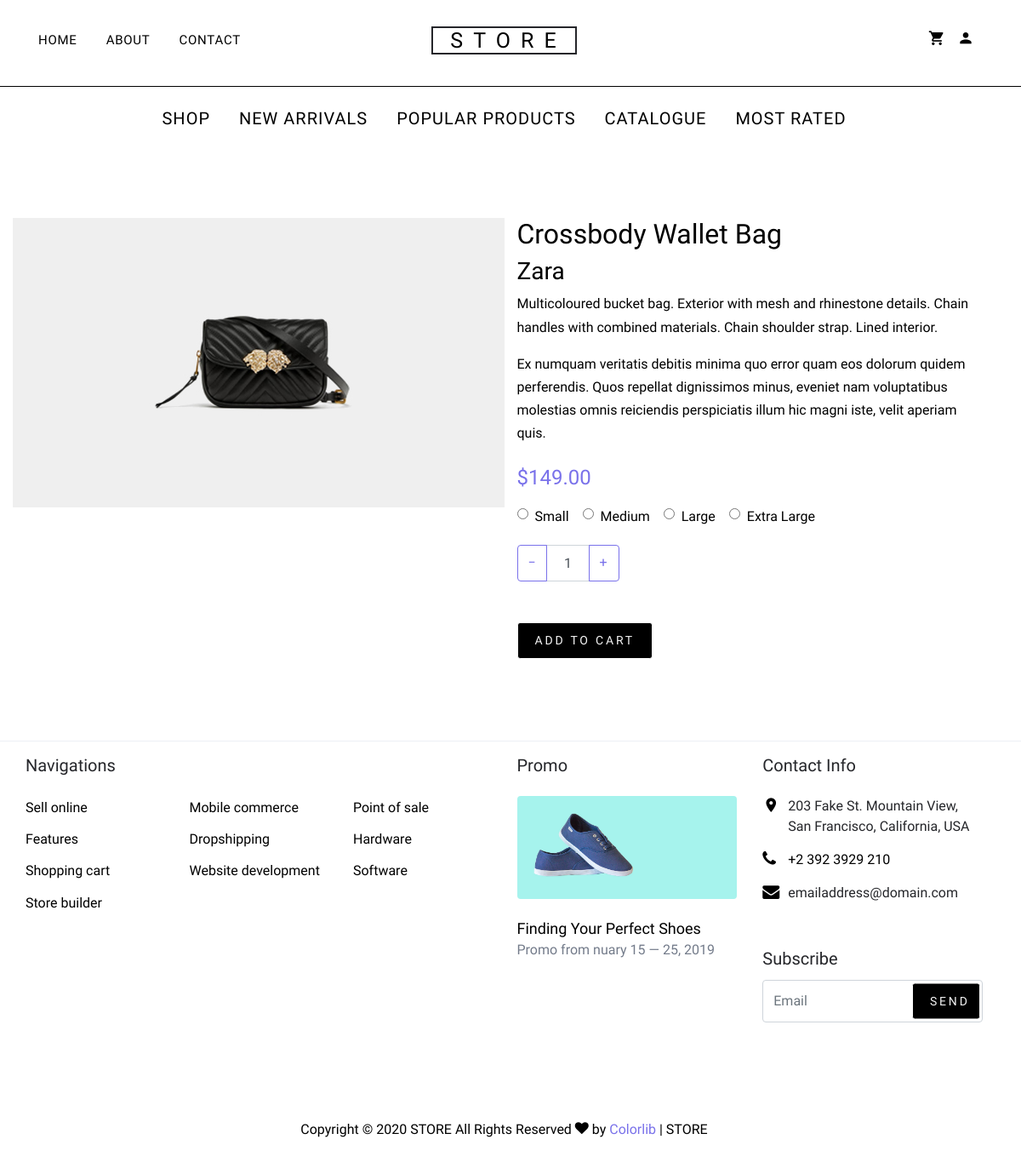
The page /products/1/ on the database its author committed.
### products/models.py (models this page shows, shortened)
class Product(models.Model):
    brand = models.CharField(max_length=100)
    title = models.CharField(max_length=100)
    description = models.TextField(max_length=500, blank=True, null=True)
    price = models.PositiveIntegerField()
    created_at = models.DateTimeField(default=datetime.now(), blank=True)
    image = models.ImageField(upload_to='products/', null=True)

### products/views.py (the view)
# urls.py: path('products/<int:pk>/', product_details, name='product_details'),
def product_details(request, pk):
    product = get_object_or_404(Product, pk=pk)
    return render(request, 'products/product-details.html',
                  {'product': product})

### templates/products/product-details.html (shortened to what this page needs)
{% extends "base.html" %}
{% block content %}
<div class="site-section">
    <div class="container">
        <div class="row">
            <div class="image col-md-6">
                <img src="{{product.image.url}}" alt="Image" class="img-fluid">
            </div>
            <div class="col-md-6">
                <h2 class="text-black">{{product.title | capfirst }}</h2>
                <h3 class="brand">{{product.brand | capfirst }}</h3>
                <p>{{product.description}}</p>
                <p class="mb-4">Ex numquam veritatis debitis minima quo error quam eos dolorum quidem perferendis. Quos
                    repellat dignissimos minus, eveniet nam voluptatibus molestias omnis reiciendis perspiciatis illum
                    hic magni iste, velit aperiam quis.</p>
                <p><strong class="text-primary h4">${{product.price | floatformat:2 }}</strong></p>
                <div class="mb-1 d-flex">
                    <label for="option-sm" class="d-flex mr-3 mb-3">
                        <span class="d-inline-block mr-2" style="top:-2px; position: relative;"><input type="radio"
                                id="option-sm" name="shop-sizes"></span> <span
                            class="d-inline-block text-black">Small</span>
                    </label>
                    <label for="option-md" class="d-flex mr-3 mb-3">
                        <span class="d-inline-block mr-2" style="top:-2px; position: relative;"><input type="radio"
                                id="option-md" name="shop-sizes"></span> <span
                            class="d-inline-block text-black">Medium</span>
                    </label>
                    <label for="option-lg" class="d-flex mr-3 mb-3">
                        <span class="d-inline-block mr-2" style="top:-2px; position: relative;"><input type="radio"
                                id="option-lg" name="shop-sizes"></span> <span
                            class="d-inline-block text-black">Large</span>
                    </label>
                    <label for="option-xl" class="d-flex mr-3 mb-3">
                        <span class="d-inline-block mr-2" style="top:-2px; position: relative;"><input type="radio"
                                id="option-xl" name="shop-sizes"></span> <span class="d-inline-block text-black"> Extra
                            Large</span>
                    </label>
                </div>
                <div class="mb-5">
                    <div class="input-group mb-3" style="max-width: 120px;">
                        <div class="input-group-prepend">
                            <button class="btn btn-outline-primary js-btn-minus" type="button">&minus;</button>
                        </div>
                        <input type="text" class="form-control text-center" value="1" placeholder=""
                            aria-label="Example text with button addon" aria-describedby="button-addon1">
                        <div class="input-group-append">
                            <button class="btn btn-outline-primary js-btn-plus" type="button">&plus;</button>
                        </div>
                    </div>
                </div>
                <p><a href="{% url 'add_to_cart' product_id=product.id %}" class="buy-now btn btn-sm btn-primary">Add To
                        Cart</a></p>
            </div>
        </div>
    </div>
</div>
{% endblock %}

### static/css/style.css (style rules this page uses)
body { line-height: 1.7; color: #25262a; font-weight: 300; font-size: 16px; color: black !important; }
a { -webkit-transition: .3s all ease; -o-transition: .3s all ease; transition: .3s all ease; color: black !important; }
.text-black { color: #000; }
.btn { text-transform: uppercase; position: relative; -webkit-transition: 0.2s all ease-in-out !important; -o-transition: 0.2s all ease-in-out !important; transition: 0.2s all ease-in-out !important; top: 0; letter-spacing: .05em; }
.btn.btn-sm { font-size: 14px !important; padding: 10px 20px !important; background-color: #000; border-color: #fff; color: whitesmoke !important; }
.btn.btn-primary { font-size: 17px; font-weight: 300; letter-spacing: .2em; color: whitesmoke; }
.form-control { height: 43px; }
.site-section { padding: 2.5em 0; }
@media (min-width: 768px) { .site-section { padding: 5em 0; } }
.container { width: 100%; padding-right: 15px; padding-left: 0px; margin-right: auto; margin-left: auto; }
main .site-section .row .image { background-color: #efefef; text-align: center; height: 340px; width: 479px; }

### rows shown on the page
Product: image (picture), title "Crossbody Wallet Bag", brand "Zara", description "Multicoloured bucket bag. Exterior with mesh and rhinestone details. Chain handles with combined materials. Chain shoulder strap. Lined interior.", price "149.00"
